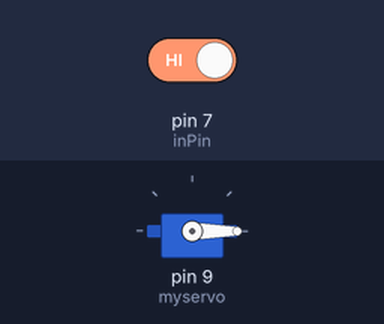
Bench run of a sketch on a simulated Arduino Uno, built with avr-gcc and run on an emulated ATmega328P. On the bench: servo. The inputs (shaded band) are chosen by the test bench; at power-on: pin 7 (inPin) HIGH.

Above: at 1.2 s.
1.3 s: pin 7 (inPin) driven LOW
At 1.8 s:
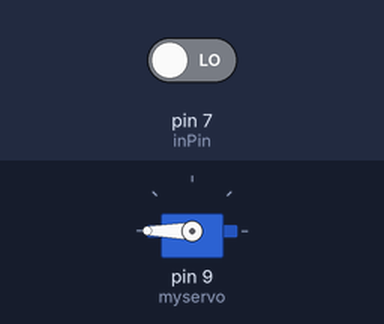
2.8 s: pin 7 (inPin) driven HIGH
At 4.1 s:
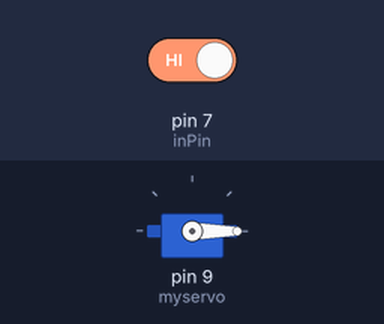
Timing chart, 0 to 5.8 s (numbered marks = the images above; inputs shaded):
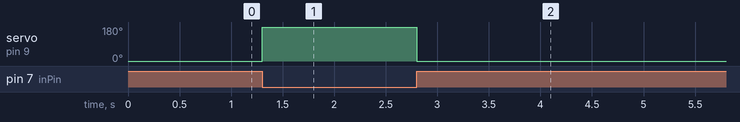

Measured:
- after the input at 1.3 s, servo on pin 9 (myservo): 0° → 180° at once
- after the input at 2.8 s, servo on pin 9 (myservo): 180° → 0° at once

The sketch:

1_flipper.ino
```cpp
#include <Servo.h>

Servo myservo;  // create servo object to control a servo

int inPin = 7;   // choose the input pin (for a pushbutton)
int val = 0;     // variable for reading the pin status

void setup() {
  myservo.attach(9);  // attaches the servo on pin 9 to the servo object
  pinMode(inPin, INPUT);    // declare pushbutton as input
}

void loop() {
  val = digitalRead(inPin);  // read input value
  if (val == LOW) {  //LOW is button pressed
    myservo.write(180);
  } else {
    myservo.write(0);
  }

}
```
